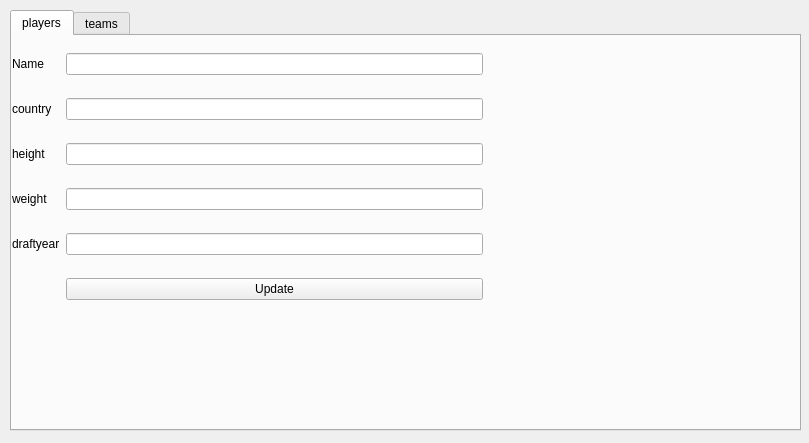
<?xml version="1.0" encoding="UTF-8"?>
<ui version="4.0">
 <class>MainWindow</class>
 <widget class="QMainWindow" name="MainWindow">
  <property name="geometry">
   <rect>
    <x>0</x>
    <y>0</y>
    <width>809</width>
    <height>443</height>
   </rect>
  </property>
  <property name="windowTitle">
   <string>UpdateData</string>
  </property>
  <widget class="QWidget" name="centralwidget">
   <widget class="QTabWidget" name="tabWidget">
    <property name="geometry">
     <rect>
      <x>10</x>
      <y>10</y>
      <width>791</width>
      <height>421</height>
     </rect>
    </property>
    <property name="currentIndex">
     <number>0</number>
    </property>
    <widget class="QWidget" name="players">
     <attribute name="title">
      <string>players</string>
     </attribute>
     <widget class="QLabel" name="outputPlayers">
      <property name="geometry">
       <rect>
        <x>0</x>
        <y>280</y>
        <width>771</width>
        <height>101</height>
       </rect>
      </property>
      <property name="text">
       <string/>
      </property>
     </widget>
     <widget class="QWidget" name="gridLayoutWidget_2">
      <property name="geometry">
       <rect>
        <x>0</x>
        <y>0</y>
        <width>471</width>
        <height>281</height>
       </rect>
      </property>
      <layout class="QGridLayout" name="gridLayout">
       <item row="3" column="1">
        <widget class="QLineEdit" name="weight_2"/>
       </item>
       <item row="2" column="0">
        <widget class="QLabel" name="height">
         <property name="text">
          <string>height</string>
         </property>
        </widget>
       </item>
       <item row="1" column="1">
        <widget class="QLineEdit" name="country_2"/>
       </item>
       <item row="1" column="0">
        <widget class="QLabel" name="country">
         <property name="text">
          <string>country</string>
         </property>
        </widget>
       </item>
       <item row="0" column="0">
        <widget class="QLabel" name="Name">
         <property name="text">
          <string>Name</string>
         </property>
        </widget>
       </item>
       <item row="0" column="1">
        <widget class="QLineEdit" name="name_3"/>
       </item>
       <item row="4" column="0">
        <widget class="QLabel" name="draftyear">
         <property name="text">
          <string>draftyear</string>
         </property>
        </widget>
       </item>
       <item row="4" column="1">
        <widget class="QLineEdit" name="lineEdit_5"/>
       </item>
       <item row="2" column="1">
        <widget class="QLineEdit" name="height_2"/>
       </item>
       <item row="3" column="0">
        <widget class="QLabel" name="weight">
         <property name="text">
          <string>weight</string>
         </property>
        </widget>
       </item>
       <item row="5" column="1">
        <widget class="QPushButton" name="playersUpdateBtn">
         <property name="text">
          <string>Update</string>
         </property>
        </widget>
       </item>
      </layout>
     </widget>
    </widget>
    <widget class="QWidget" name="tab_2">
     <attribute name="title">
      <string>teams</string>
     </attribute>
     <widget class="QLabel" name="outputTeam">
      <property name="geometry">
       <rect>
        <x>0</x>
        <y>270</y>
        <width>781</width>
        <height>101</height>
       </rect>
      </property>
      <property name="text">
       <string/>
      </property>
     </widget>
     <widget class="QWidget" name="gridLayoutWidget">
      <property name="geometry">
       <rect>
        <x>0</x>
        <y>0</y>
        <width>781</width>
        <height>271</height>
       </rect>
      </property>
      <layout class="QGridLayout" name="gridLayout_2">
       <item row="1" column="2">
        <widget class="QLabel" name="D_league_affiliation">
         <property name="text">
          <string>d_league_affliation</string>
         </property>
        </widget>
       </item>
       <item row="2" column="0">
        <widget class="QLabel" name="city">
         <property name="text">
          <string>city</string>
         </property>
        </widget>
       </item>
       <item row="2" column="1">
        <widget class="QLineEdit" name="city_2"/>
       </item>
       <item row="1" column="0">
        <widget class="QLabel" name="year_founded">
         <property name="text">
          <string>year_founded</string>
         </property>
        </widget>
       </item>
       <item row="0" column="3">
        <widget class="QLineEdit" name="lineEdit_9"/>
       </item>
       <item row="0" column="2">
        <widget class="QLabel" name="headcoach">
         <property name="text">
          <string>headcoach</string>
         </property>
        </widget>
       </item>
       <item row="2" column="2">
        <widget class="QLabel" name="state">
         <property name="text">
          <string>state</string>
         </property>
        </widget>
       </item>
       <item row="4" column="3">
        <widget class="QLineEdit" name="abbrevation"/>
       </item>
       <item row="5" column="3">
        <widget class="QLineEdit" name="general_manager_2"/>
       </item>
       <item row="2" column="3">
        <widget class="QLineEdit" name="state_2"/>
       </item>
       <item row="3" column="2">
        <widget class="QLabel" name="conference">
         <property name="text">
          <string>conference</string>
         </property>
        </widget>
       </item>
       <item row="1" column="1">
        <widget class="QLineEdit" name="year_founded_2"/>
       </item>
       <item row="3" column="1">
        <widget class="QLineEdit" name="arena_2"/>
       </item>
       <item row="4" column="0">
        <widget class="QLabel" name="arena_capacity">
         <property name="text">
          <string>arena_capacity</string>
         </property>
        </widget>
       </item>
       <item row="4" column="2">
        <widget class="QLabel" name="Abbrevation">
         <property name="text">
          <string>Abbrevation</string>
         </property>
        </widget>
       </item>
       <item row="3" column="3">
        <widget class="QLineEdit" name="conference_2"/>
       </item>
       <item row="0" column="0">
        <widget class="QLabel" name="name">
         <property name="text">
          <string>Name</string>
         </property>
        </widget>
       </item>
       <item row="5" column="1">
        <widget class="QLineEdit" name="owner_2"/>
       </item>
       <item row="5" column="0">
        <widget class="QLabel" name="owner">
         <property name="text">
          <string>owner</string>
         </property>
        </widget>
       </item>
       <item row="4" column="1">
        <widget class="QLineEdit" name="arena_capacity_2"/>
       </item>
       <item row="5" column="2">
        <widget class="QLabel" name="general_manager">
         <property name="text">
          <string>general_manager</string>
         </property>
        </widget>
       </item>
       <item row="1" column="3">
        <widget class="QLineEdit" name="d_league_affiliation"/>
       </item>
       <item row="3" column="0">
        <widget class="QLabel" name="arena">
         <property name="text">
          <string>arena</string>
         </property>
        </widget>
       </item>
       <item row="0" column="1">
        <widget class="QLineEdit" name="name_2"/>
       </item>
       <item row="6" column="3">
        <widget class="QPushButton" name="teamsUpdateBtn">
         <property name="text">
          <string>Update</string>
         </property>
        </widget>
       </item>
      </layout>
     </widget>
    </widget>
   </widget>
  </widget>
 </widget>
 <resources/>
 <connections/>
</ui>
